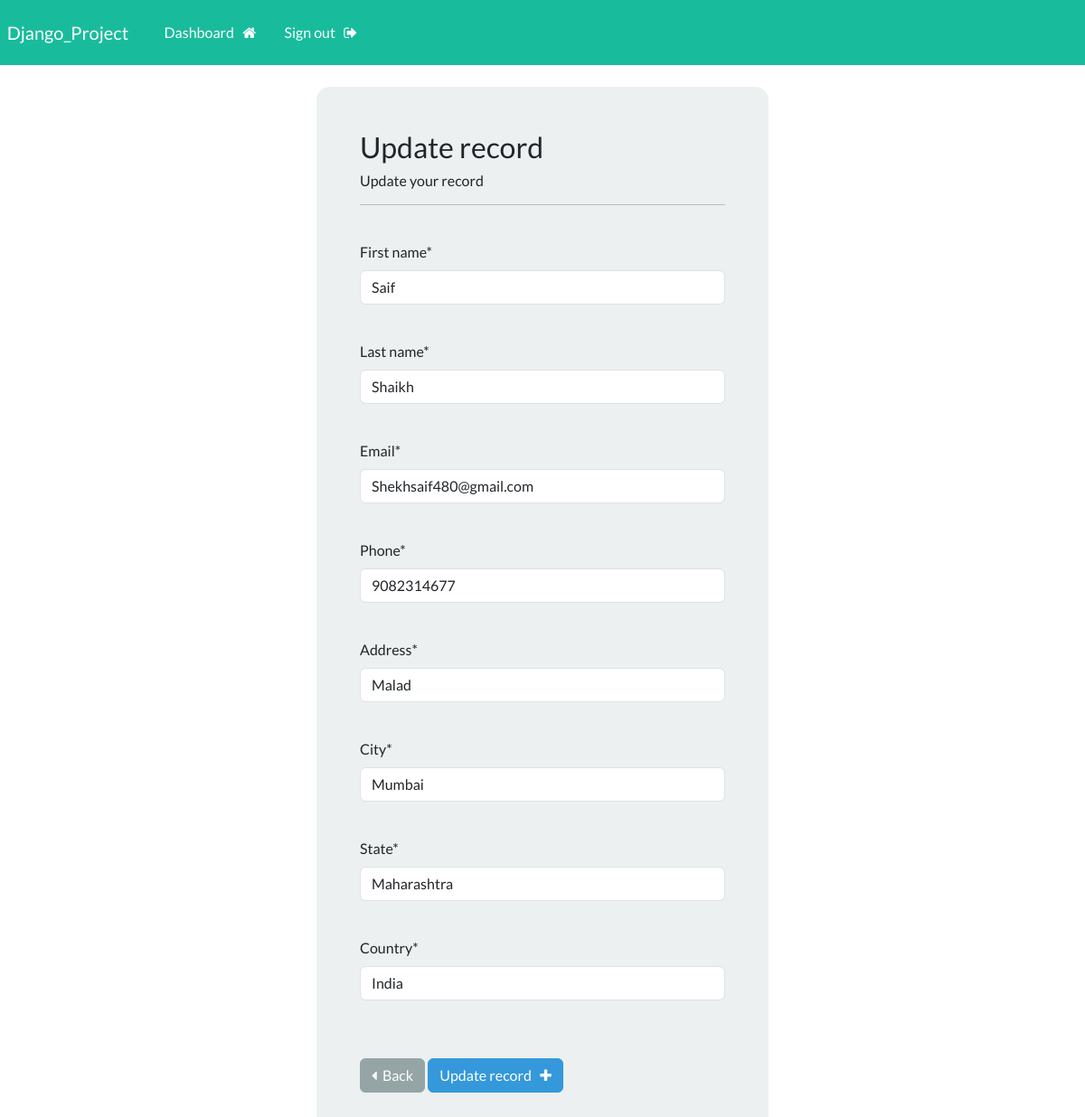
The page /update-record/3 (signed in) on the database its author committed.
### webapp/models.py (models this page shows, shortened)
class Record(models.Model):
    creation_date=models.DateTimeField(auto_now_add=True)
    first_name=models.CharField(max_length=100)
    last_name=models.CharField(max_length=100)
    email = models.CharField(max_length=255)
    phone = models.CharField(max_length=10)
    address = models.CharField(max_length=300)
    city = models.CharField(max_length=20)
    state = models.CharField(max_length=100)
    country = models.CharField(max_length=100)

### webapp/views.py (the view)
# urls.py: path('update-record/<int:pk>',views.update_record,name='update-record'),
@login_required(login_url='my-login')
def update_record(request,pk):
    record=Record.objects.get(id=pk)
    form=UpdateRecordForm(instance=record)
    if request.method =='POST':
        form=UpdateRecordForm(request.POST,instance=record)
        if form.is_valid():
            form.save()
            messages.success(request,"Your record was Updated!")
            return redirect("dashboard")
    context={'form':form}
    return render(request, 'webapp/update-record.html', context=context)

### webapp/forms.py
class UpdateRecordForm(forms.ModelForm):
    class Meta:
        model = Record
        fields =['first_name','last_name','email','phone','address','city','state','country']

### webapp/templates/webapp/update-record.html (shortened to what this page needs)
{% extends "webapp/base.html" %}
{% load crispy_forms_tags %}
{% block content %}
    <body>
        <div class='container bg-light shadow-medium p-5 form-layout ' >
            <h3> Update record </h3>
            <h6> Update your record </h6>
            <hr>
            <br>
            <form method="POST" autocomplete="off">
                {{form.first_name|as_crispy_field}}
                <br>
                {{form.last_name|as_crispy_field}}
                <br>
                {{form.email|as_crispy_field}}
                <br>
                {{form.phone|as_crispy_field}}
                <br>
                {{form.address|as_crispy_field}}
                <br>
                {{form.city|as_crispy_field}}
                <br>
                {{form.state|as_crispy_field}}
                <br>
                {{form.country|as_crispy_field}}
                <br>
                <br>
                <a href="{% url 'dashboard' %}" class="btn btn-secondary"><i class="fa fa-caret-left" aria-hidden="true"></i>&nbsp; Back </a>
                <button type="submit" class="btn btn-info"> Update record &nbsp; <i class="fa fa-plus" aria-hidden="true"></i></button>
            </form>
    </body>
{% endblock  %}

### static/css/styles.css (style rules this page uses)
.form-layout { border-radius: 15px; width: 500px; }

### rows shown on the page
Record: first_name "Saif", last_name "Shaikh", email "Shekhsaif480@gmail.com", phone "9082314677", address "Malad", city "Mumbai", state "Maharashtra", country "India"
